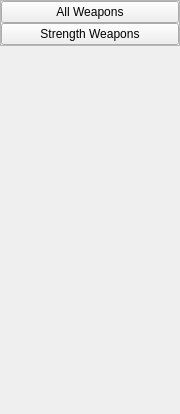
               <widget class="QWidget" name="page_2">
                <property name="geometry">
                 <rect>
                  <x>0</x>
                  <y>0</y>
                  <width>180</width>
                  <height>414</height>
                 </rect>
                </property>
                <attribute name="icon">
                 <iconset resource="../py_Menu/icons.qrc">
                  <normaloff>:/icons/Icons/chevron-down-sharp.svg</normaloff>:/icons/Icons/chevron-down-sharp.svg</iconset>
                </attribute>
                <attribute name="label">
                 <string>Weapon Tables</string>
                </attribute>
                <layout class="QVBoxLayout" name="verticalLayout_9">
                 <property name="spacing">
                  <number>0</number>
                 </property>
                 <property name="leftMargin">
                  <number>0</number>
                 </property>
                 <property name="topMargin">
                  <number>0</number>
                 </property>
                 <property name="rightMargin">
                  <number>0</number>
                 </property>
                 <property name="bottomMargin">
                  <number>0</number>
                 </property>
                 <item alignment="Qt::AlignTop">
                  <widget class="QFrame" name="frame_11">
                   <property name="frameShape">
                    <enum>QFrame::StyledPanel</enum>
                   </property>
                   <property name="frameShadow">
                    <enum>QFrame::Raised</enum>
                   </property>
                   <layout class="QVBoxLayout" name="verticalLayout_10">
                    <property name="spacing">
                     <number>0</number>
                    </property>
                    <property name="leftMargin">
                     <number>0</number>
                    </property>
                    <property name="topMargin">
                     <number>0</number>
                    </property>
                    <property name="rightMargin">
                     <number>0</number>
                    </property>
                    <property name="bottomMargin">
                     <number>0</number>
                    </property>
                    <item>
                     <widget class="QPushButton" name="pushButton_14">
                      <property name="text">
                       <string>All Weapons</string>
                      </property>
                     </widget>
                    </item>
                    <item>
                     <widget class="QPushButton" name="pushButton_15">
                      <property name="text">
                       <string>Strength Weapons</string>
                      </property>
                     </widget>
                    </item>
                   </layout>
                  </widget>
                 </item>
                </layout>
               </widget>
